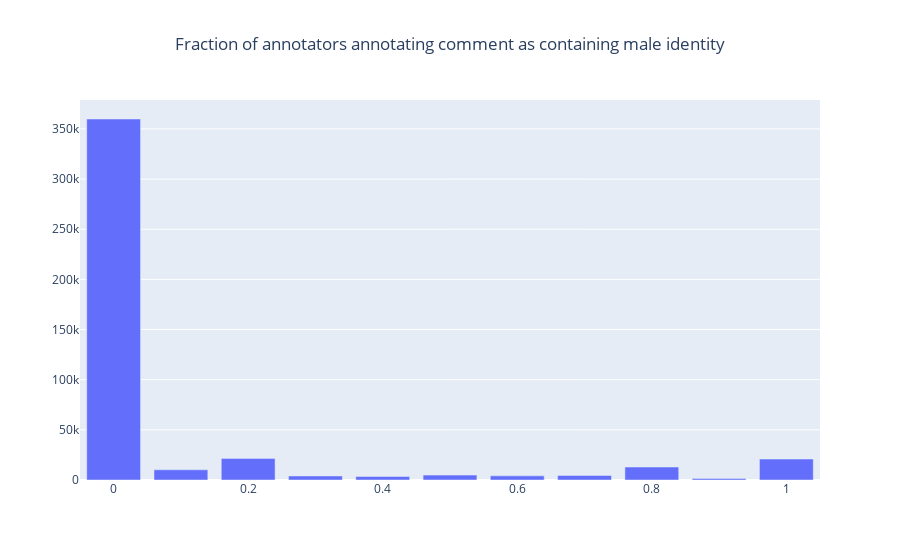
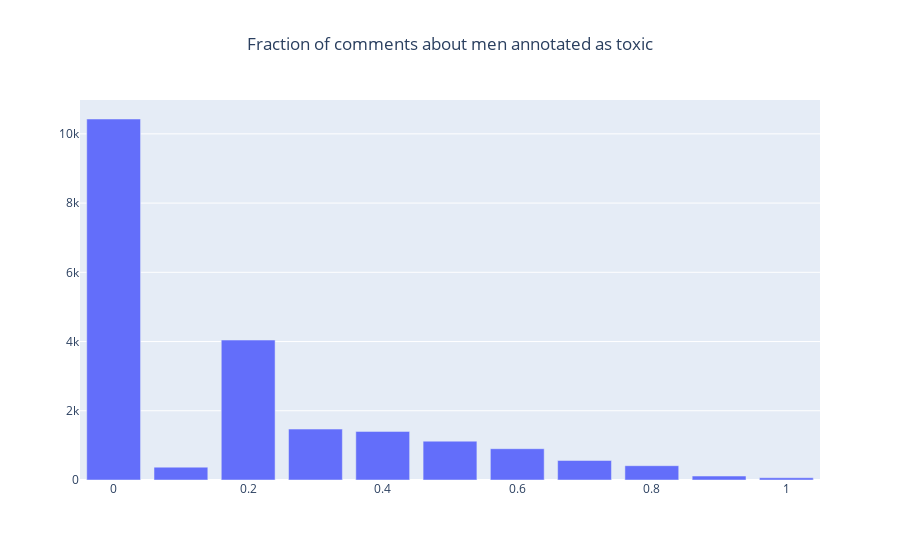
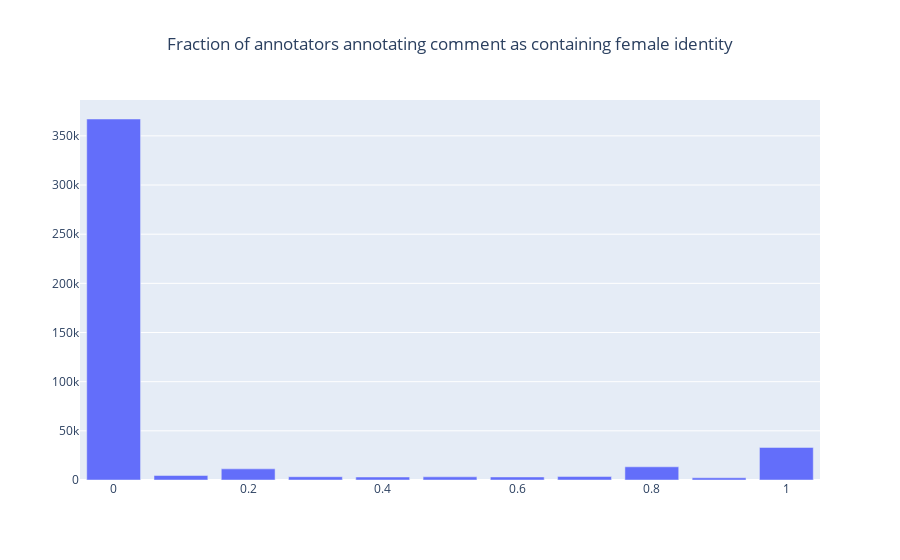
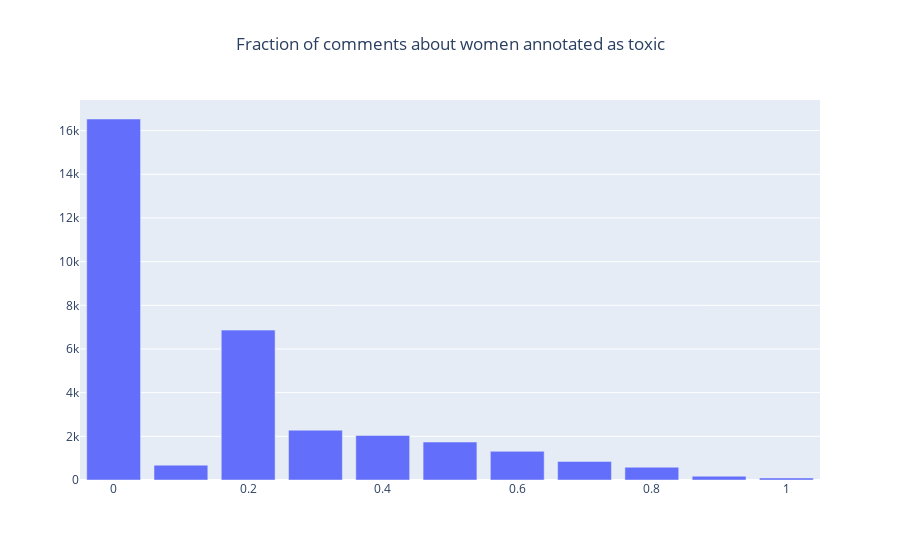

Notebook source saved alongside these figures, in order:
### Code cell
print(all_comments['identity_annotator_count'].mean())
print(all_comments['toxicity_annotator_count'].mean())

rounded = all_comments.round({'male':1})
s = rounded.male.value_counts()
df = pd.DataFrame({'fracs':s.index, 'counts':s.values})
fig = go.Figure([go.Bar(x=df.fracs, y=df.counts)])
fig.update_layout(title_text="Fraction of annotators annotating comment as containing male identity", title_x=0.5)
fig.show()

toxic_male = rounded[rounded['male']==1.0].round({'toxicity':1})
s = toxic_male.toxicity.value_counts()
df = pd.DataFrame({'fracs':s.index, 'counts':s.values})
fig = go.Figure([go.Bar(x=df.fracs, y=df.counts)])
fig.update_layout(title_text="Fraction of comments about men annotated as toxic", title_x=0.5)
fig.show()

rounded = all_comments.round({'female':1})
s = rounded.female.value_counts()
df = pd.DataFrame({'fracs':s.index, 'counts':s.values})
fig = go.Figure([go.Bar(x=df.fracs, y=df.counts)])
fig.update_layout(title_text="Fraction of annotators annotating comment as containing female identity", title_x=0.5)
fig.show()

toxic_female = rounded[rounded['female']==1.0].round({'toxicity':1})
s = toxic_female.toxicity.value_counts()
df = pd.DataFrame({'fracs':s.index, 'counts':s.values})
fig = go.Figure([go.Bar(x=df.fracs, y=df.counts)])
fig.update_layout(title_text="Fraction of comments about women annotated as toxic", title_x=0.5)
fig.show()

rounded = all_comments.round({'transgender':1})
s = rounded.transgender.value_counts()
df = pd.DataFrame({'fracs':s.index, 'counts':s.values})
fig = go.Figure([go.Bar(x=df.fracs, y=df.counts)])
fig.update_layout(title_text="Fraction of annotators annotating comment as containing transgender identity", title_x=0.5)
fig.show()

rounded = all_comments.round({'other_gender':1})
s = rounded.other_gender.value_counts()
df = pd.DataFrame({'fracs':s.index, 'counts':s.values})
fig = go.Figure([go.Bar(x=df.fracs, y=df.counts)])
fig.update_layout(title_text="Fraction of annotators annotating comment as containing identity of other gender", title_x=0.5)
fig.show()

rounded = all_comments.round({'heterosexual':1})
s = rounded.heterosexual.value_counts()
df = pd.DataFrame({'fracs':s.index, 'counts':s.values})
fig = go.Figure([go.Bar(x=df.fracs, y=df.counts)])
fig.update_layout(title_text="Fraction of annotators annotating comment as containing heterosexual identity", title_x=0.5)
fig.show()

rounded = all_comments.round({'homosexual_gay_or_lesbian':1})
s = rounded.homosexual_gay_or_lesbian.value_counts()
df = pd.DataFrame({'fracs':s.index, 'counts':s.values})
fig = go.Figure([go.Bar(x=df.fracs, y=df.counts)])
fig.update_layout(title_text="Fraction of annotators annotating comment as containing homosexual identity", title_x=0.5)
fig.show()

toxic_gay = rounded[rounded['homosexual_gay_or_lesbian']==1.0].round({'toxicity':1})
s = toxic_gay.toxicity.value_counts()
df = pd.DataFrame({'fracs':s.index, 'counts':s.values})
fig = go.Figure([go.Bar(x=df.fracs, y=df.counts)])
fig.update_layout(title_text="Fraction of comments about gay people or lesbians annotated as toxic", title_x=0.5)
fig.show()

rounded = all_comments.round({'bisexual':1})
s = rounded.bisexual.value_counts()
df = pd.DataFrame({'fracs':s.index, 'counts':s.values})
fig = go.Figure([go.Bar(x=df.fracs, y=df.counts)])
fig.update_layout(title_text="Fraction of annotators annotating comment as containing bisexual identity", title_x=0.5)
fig.show()

rounded = all_comments.round({'other_sexual_orientation':1})
s = rounded.other_sexual_orientation.value_counts()
df = pd.DataFrame({'fracs':s.index, 'counts':s.values})
fig = go.Figure([go.Bar(x=df.fracs, y=df.counts)])
fig.update_layout(title_text="Fraction of annotators annotating comment as containing identity of other sexual orientation", title_x=0.5)
fig.show()

rounded = all_comments.round({'christian':1})
s = rounded.christian.value_counts()
df = pd.DataFrame({'fracs':s.index, 'counts':s.values})
fig = go.Figure([go.Bar(x=df.fracs, y=df.counts)])
fig.update_layout(title_text="Fraction of annotators annotating comment as containing christian identity", title_x=0.5)
fig.show()

toxic_christian = rounded[rounded['christian']==1.0].round({'toxicity':1})
s = toxic_christian.toxicity.value_counts()
df = pd.DataFrame({'fracs':s.index, 'counts':s.values})
fig = go.Figure([go.Bar(x=df.fracs, y=df.counts)])
fig.update_layout(title_text="Fraction of comments about Christians annotated as toxic", title_x=0.5)
fig.show()

rounded = all_comments.round({'jewish':1})
s = rounded.jewish.value_counts()
df = pd.DataFrame({'fracs':s.index, 'counts':s.values})
fig = go.Figure([go.Bar(x=df.fracs, y=df.counts)])
fig.update_layout(title_text="Fraction of annotators annotating comment as containing jewish identity", title_x=0.5)
fig.show()

toxic_jew = rounded[rounded['jewish']==1.0].round({'toxicity':1})
s = toxic_jew.toxicity.value_counts()
df = pd.DataFrame({'fracs':s.index, 'counts':s.values})
fig = go.Figure([go.Bar(x=df.fracs, y=df.counts)])
fig.update_layout(title_text="Fraction of comments about Jews annotated as toxic", title_x=0.5)
fig.show()

rounded = all_comments.round({'muslim':1})
s = rounded.muslim.value_counts()
df = pd.DataFrame({'fracs':s.index, 'counts':s.values})
fig = go.Figure([go.Bar(x=df.fracs, y=df.counts)])
fig.update_layout(title_text="Fraction of annotators annotating comment as containing muslim identity", title_x=0.5)
fig.show()

toxic_muslim = rounded[rounded['muslim']==1.0].round({'toxicity':1})
s = toxic_muslim.toxicity.value_counts()
df = pd.DataFrame({'fracs':s.index, 'counts':s.values})
fig = go.Figure([go.Bar(x=df.fracs, y=df.counts)])
fig.update_layout(title_text="Fraction of comments about Muslims annotated as toxic", title_x=0.5)
fig.show()

rounded = all_comments.round({'hindu':1})
s = rounded.hindu.value_counts()
df = pd.DataFrame({'fracs':s.index, 'counts':s.values})
fig = go.Figure([go.Bar(x=df.fracs, y=df.counts)])
fig.update_layout(title_text="Fraction of annotators annotating comment as containing hindu identity", title_x=0.5)
fig.show()

rounded = all_comments.round({'buddhist':1})
s = rounded.buddhist.value_counts()
df = pd.DataFrame({'fracs':s.index, 'counts':s.values})
fig = go.Figure([go.Bar(x=df.fracs, y=df.counts)])
fig.update_layout(title_text="Fraction of annotators annotating comment as containing buddhist identity", title_x=0.5)
fig.show()

rounded = all_comments.round({'atheist':1})
s = rounded.atheist.value_counts()
df = pd.DataFrame({'fracs':s.index, 'counts':s.values})
fig = go.Figure([go.Bar(x=df.fracs, y=df.counts)])
fig.update_layout(title_text="Fraction of annotators annotating comment as containing atheist identity", title_x=0.5)
fig.show()

rounded = all_comments.round({'other_religion':1})
s = rounded.other_religion.value_counts()
df = pd.DataFrame({'fracs':s.index, 'counts':s.values})
fig = go.Figure([go.Bar(x=df.fracs, y=df.counts)])
fig.update_layout(title_text="Fraction of annotators annotating comment as containing identity of another religion", title_x=0.5)
fig.show()

rounded = all_comments.round({'black':1})
s = rounded.black.value_counts()
df = pd.DataFrame({'fracs':s.index, 'counts':s.values})
fig = go.Figure([go.Bar(x=df.fracs, y=df.counts)])
fig.update_layout(title_text="Fraction of annotators annotating comment as containing black identity", title_x=0.5)
fig.show()

toxic_black = rounded[rounded['black']==1.0].round({'toxicity':1})
s = toxic_black.toxicity.value_counts()
df = pd.DataFrame({'fracs':s.index, 'counts':s.values})
fig = go.Figure([go.Bar(x=df.fracs, y=df.counts)])
fig.update_layout(title_text="Fraction of comments about black people annotated as toxic", title_x=0.5)
fig.show()

rounded = all_comments.round({'white':1})
s = rounded.white.value_counts()
df = pd.DataFrame({'fracs':s.index, 'counts':s.values})
fig = go.Figure([go.Bar(x=df.fracs, y=df.counts)])
fig.update_layout(title_text="Fraction of annotators annotating comment as containing white identity", title_x=0.5)
fig.show()

toxic_white = rounded[rounded['white']==1.0].round({'toxicity':1})
s = toxic_white.toxicity.value_counts()
df = pd.DataFrame({'fracs':s.index, 'counts':s.values})
fig = go.Figure([go.Bar(x=df.fracs, y=df.counts)])
fig.update_layout(title_text="Fraction of comments about white people annotated as toxic", title_x=0.5)
fig.show()

rounded = all_comments.round({'asian':1})
s = rounded.asian.value_counts()
df = pd.DataFrame({'fracs':s.index, 'counts':s.values})
fig = go.Figure([go.Bar(x=df.fracs, y=df.counts)])
fig.update_layout(title_text="Fraction of annotators annotating comment as containing asian identity", title_x=0.5)
fig.show()

toxic_asian = rounded[rounded['asian']==1.0].round({'toxicity':1})
s = toxic_asian.toxicity.value_counts()
df = pd.DataFrame({'fracs':s.index, 'counts':s.values})
fig = go.Figure([go.Bar(x=df.fracs, y=df.counts)])
fig.update_layout(title_text="Fraction of comments about asian people annotated as toxic", title_x=0.5)
fig.show()

rounded = all_comments.round({'latino':1})
s = rounded.latino.value_counts()
df = pd.DataFrame({'fracs':s.index, 'counts':s.values})
fig = go.Figure([go.Bar(x=df.fracs, y=df.counts)])
fig.update_layout(title_text="Fraction of annotators annotating comment as containing latino identity", title_x=0.5)
fig.show()

rounded = all_comments.round({'other_race_or_ethnicity':1})
s = rounded.other_race_or_ethnicity.value_counts()
df = pd.DataFrame({'fracs':s.index, 'counts':s.values})
fig = go.Figure([go.Bar(x=df.fracs, y=df.counts)])
fig.update_layout(title_text="Fraction of annotators annotating comment as containing reference to other race or ethnicity", title_x=0.5)
fig.show()

rounded = all_comments.round({'physical_disability':1})
s = rounded.physical_disability.value_counts()
df = pd.DataFrame({'fracs':s.index, 'counts':s.values})
fig = go.Figure([go.Bar(x=df.fracs, y=df.counts)])
fig.update_layout(title_text="Fraction of annotators annotating comment as containing reference to physical disability", title_x=0.5)
fig.show()

rounded = all_comments.round({'intellectual_or_learning_disability':1})
s = rounded.intellectual_or_learning_disability.value_counts()
df = pd.DataFrame({'fracs':s.index, 'counts':s.values})
fig = go.Figure([go.Bar(x=df.fracs, y=df.counts)])
fig.update_layout(title_text="Fraction of annotators annotating comment as containing reference to intellectual or learning disability", title_x=0.5)
fig.show()

rounded = all_comments.round({'psychiatric_or_mental_illness':1})
s = rounded.psychiatric_or_mental_illness.value_counts()
df = pd.DataFrame({'fracs':s.index, 'counts':s.values})
fig = go.Figure([go.Bar(x=df.fracs, y=df.counts)])
fig.update_layout(title_text="Fraction of annotators annotating comment as containing reference to psychiatric or mental illness", title_x=0.5)
fig.show()

rounded = all_comments.round({'other_disability':1})
s = rounded.other_disability.value_counts()
df = pd.DataFrame({'fracs':s.index, 'counts':s.values})
fig = go.Figure([go.Bar(x=df.fracs, y=df.counts)])
fig.update_layout(title_text="Fraction of annotators annotating comment as containing reference to other disability", title_x=0.5)
fig.show()

### Figure 1 — Plotly figure (JSON) as saved in the notebook; plotly's stock layout.template omitted (floating-point values rounded to 4 significant figures)
{"data": [{"type": "bar", "x": [0, 0.2, 1, 0.8, 0.1, 0.5, 0.7, 0.6, 0.3, 0.4, 0.9], "y": [359866, 21538, 20899, 12932, 10200, 4883, 4541, 4165, 4001, 3517, 1458]}], "layout": {"autosize": true, "title": {"text": "Fraction of annotators annotating comment as containing male identity", "x": 0.5}, "xaxis": {"autorange": true, "range": [-0.05, 1.05], "type": "linear"}, "yaxis": {"autorange": true, "range": [0, 378800.0], "type": "linear"}}}

### Figure 2 — Plotly figure (JSON) as saved in the notebook; plotly's stock layout.template omitted (floating-point values rounded to 4 significant figures)
{"data": [{"type": "bar", "x": [0, 0.2, 0.3, 0.4, 0.5, 0.6, 0.7, 0.8, 0.1, 0.9, 1], "y": [10429, 4043, 1471, 1404, 1122, 904, 564, 413, 371, 114, 64]}], "layout": {"autosize": true, "title": {"text": "Fraction of comments about men annotated as toxic", "x": 0.5}, "xaxis": {"autorange": true, "range": [-0.05, 1.05], "type": "linear"}, "yaxis": {"autorange": true, "range": [0, 10980.0], "type": "linear"}}}

### Figure 3 — Plotly figure (JSON) as saved in the notebook; plotly's stock layout.template omitted (floating-point values rounded to 4 significant figures)
{"data": [{"type": "bar", "x": [0, 1, 0.8, 0.2, 0.1, 0.7, 0.3, 0.5, 0.6, 0.4, 0.9], "y": [367150, 33146, 13418, 11319, 4553, 3499, 3334, 3219, 3067, 3049, 2246]}], "layout": {"autosize": true, "title": {"text": "Fraction of annotators annotating comment as containing female identity", "x": 0.5}, "xaxis": {"autorange": true, "range": [-0.05, 1.05], "type": "linear"}, "yaxis": {"autorange": true, "range": [0, 386500.0], "type": "linear"}}}

### Figure 4 — Plotly figure (JSON) as saved in the notebook; plotly's stock layout.template omitted (floating-point values rounded to 4 significant figures)
{"data": [{"type": "bar", "x": [0, 0.2, 0.3, 0.4, 0.5, 0.6, 0.7, 0.1, 0.8, 0.9, 1], "y": [16532, 6864, 2280, 2039, 1739, 1312, 851, 679, 585, 173, 92]}], "layout": {"autosize": true, "title": {"text": "Fraction of comments about women annotated as toxic", "x": 0.5}, "xaxis": {"autorange": true, "range": [-0.05, 1.05], "type": "linear"}, "yaxis": {"autorange": true, "range": [0, 17400.0], "type": "linear"}}}
